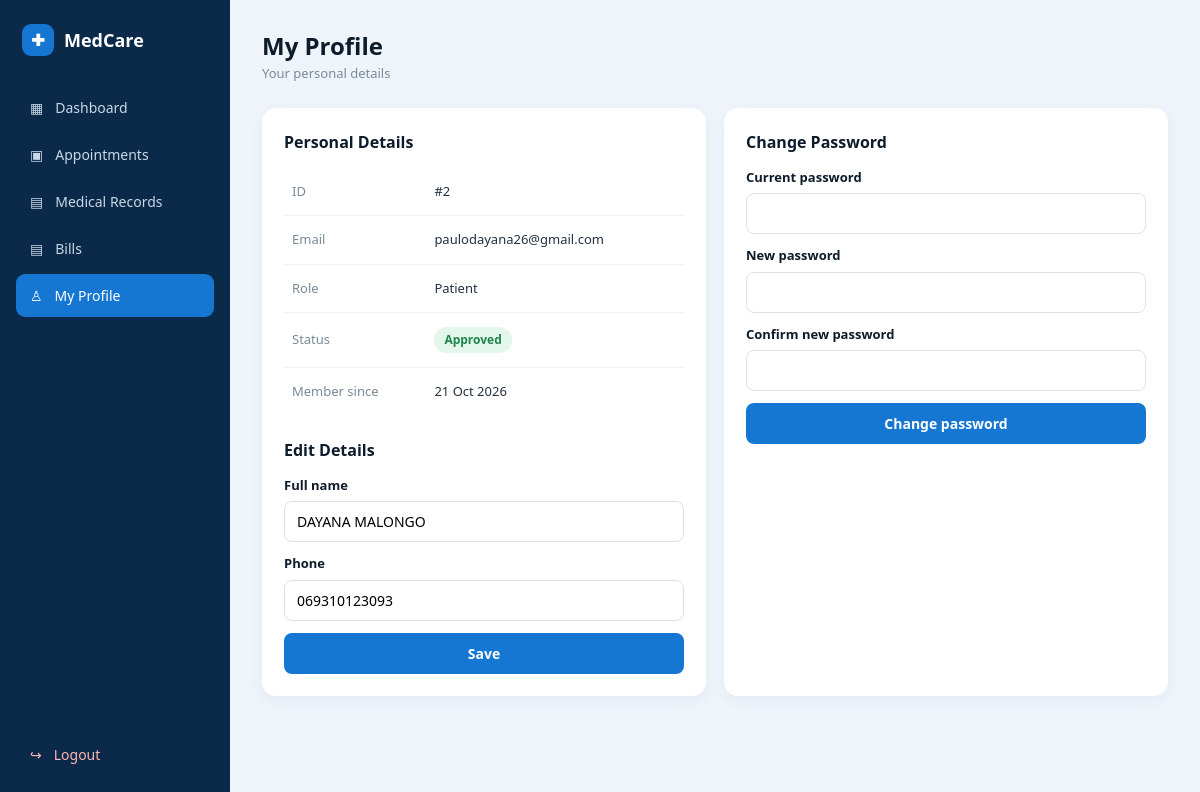
The app's page /profile.php (signed in) with its own data.
### tables this page shows
CREATE TABLE `users` (
  `id` int(11) NOT NULL,
  `full_name` varchar(150) NOT NULL,
  `email` varchar(150) NOT NULL,
  `phone` varchar(30) NOT NULL,
  `password` varchar(255) NOT NULL,
  `role` enum('ADMIN','DOCTOR','PATIENT') NOT NULL DEFAULT 'PATIENT',
  `specialization` varchar(150) DEFAULT NULL,
  `status` enum('PENDING','APPROVED','REJECTED') NOT NULL DEFAULT 'APPROVED',
  `created_at` timestamp NOT NULL DEFAULT current_timestamp()
);

### db.php (called while the page is built, shortened)
<?php
function e(?string $s): string { return htmlspecialchars((string)$s, ENT_QUOTES, 'UTF-8'); }
function is_logged_in(): bool { return isset($_SESSION['user_id']); }

### access.php (called while the page is built, shortened)
<?php
require_once __DIR__ . '/db.php';
function ensure_privileges(PDO $pdo): void {
    $pdo->exec("CREATE TABLE IF NOT EXISTS role_privileges (
        role VARCHAR(20) NOT NULL,
        permission VARCHAR(50) NOT NULL,
        allowed TINYINT(1) NOT NULL DEFAULT 0,
        PRIMARY KEY (role, permission)
    ) ENGINE=InnoDB");
    $ins = $pdo->prepare("INSERT IGNORE INTO role_privileges (role, permission, allowed) VALUES (?,?,?)");
    foreach (PRIVILEGE_DEFAULTS as $r => $perms) {
        foreach ($perms as $p => $v) $ins->execute([$r, $p, $v]);
    }
}
function has_priv(string $perm): bool {
    global $pdo;
    $role = $_SESSION['role'];
    static $cache = null;
    if ($cache === null) {
        ensure_privileges($pdo);
        $cache = [];
        foreach ($pdo->query("SELECT role, permission, allowed FROM role_privileges") as $r) {
            $cache[$r['role']][$r['permission']] = (int)$r['allowed'];
        }
    }
    return !empty($cache[$role][$perm]);
}

### profile.php (the view, shortened to what this page needs)
<?php
require __DIR__ . '/db.php';
require __DIR__ . '/layout.php';
$uid  = (int)$_SESSION['user_id'];
$st = $pdo->prepare("SELECT * FROM users WHERE id=? LIMIT 1");
$st->execute([$uid]);
$me = $st->fetch();
?>
<!DOCTYPE html><html lang="en"><head>
<link rel="stylesheet" href="style.css">
</head><body><div class="app">
<aside class="sidebar">
  <div class="side-brand"><span class="logo small">✚</span><span>MedCare</span></div>
  <nav><?= nav_html('profile') ?></nav>
  <a class="logout" href="logout.php">↪ <span>Logout</span></a>
</aside>
<main class="main">
<header class="topbar"><div><h2>My Profile</h2><p class="muted">Your personal details</p></div></header>
<div class="grid-2">
  <div class="panel">
    <h3>Personal Details</h3>
    <table>
      <tr><td class="muted">ID</td><td>#<?= (int)$me['id'] ?></td></tr>
      <tr><td class="muted">Email</td><td><?= e($me['email']) ?></td></tr>
      <tr><td class="muted">Role</td><td><?= e(ucfirst(strtolower($me['role']))) ?></td></tr>
      <tr><td class="muted">Status</td><td><span class="badge green"><?= e(ucfirst(strtolower($me['status']))) ?></span></td></tr>
      <tr><td class="muted">Member since</td><td><?= !empty($me['created_at']) ? date('d M Y', strtotime($me['created_at'])) : '—' ?></td></tr>
    </table>
    <h3 style="margin-top:22px">Edit Details</h3>
    <form method="POST" class="inline-form" style="grid-template-columns:1fr">
      <div><label>Full name</label><input name="full_name" value="<?= e($me['full_name']) ?>" required></div>
      <div><label>Phone</label><input name="phone" value="<?= e($me['phone']) ?>" required></div>
      <button class="primary">Save</button>
    </form>
  </div>
  <div class="panel">
    <h3>Change Password</h3>
    <form method="POST" class="inline-form" style="grid-template-columns:1fr">
      <div><label>Current password</label><input type="password" name="current" required></div>
      <div><label>New password</label><input type="password" name="new" minlength="6" required></div>
      <div><label>Confirm new password</label><input type="password" name="confirm" minlength="6" required></div>
      <button class="primary">Change password</button>
    </form>
  </div>
</div>
</main></div></body></html>

### style.css (style rules this page uses)
* { box-sizing:border-box;margin:0;padding:0 }
html,body { height:100% }
body { font-family:'Segoe UI',Tahoma,Geneva,Verdana,sans-serif; background:#eef4fa;color:#0d1b2a;font-size:14px;line-height:1.5; }
a { color:inherit;text-decoration:none }
input,select,button,textarea { font-family:inherit;font-size:14px }
.muted { color:#7a8a99;font-size:13px }
.badge { display:inline-block;padding:4px 10px;border-radius:999px;font-size:12px;font-weight:600 }
.badge.green { background:#e4f7ec;color:#1e8449 }
button.primary,.primary { background:#1677d2;color:#fff;border:none; padding:11px 20px;border-radius:8px;font-weight:600; cursor:pointer;transition:background .2s;display:inline-block;text-align:center; }
.app { display:grid;grid-template-columns:230px 1fr;min-height:100vh }
.sidebar { background:#0b2a4a;color:#c9d7e6;padding:24px 16px; display:flex;flex-direction:column;gap:6px }
.side-brand { display:flex;align-items:center;gap:10px;color:#fff; font-weight:700;font-size:18px;margin-bottom:24px;padding-left:6px }
.sidebar nav { display:flex;flex-direction:column;gap:4px }
.sidebar .logout { margin-top:auto;display:flex;align-items:center;gap:12px; padding:11px 14px;border-radius:9px;color:#ffb3b3 }
.logo { display:inline-flex;align-items:center;justify-content:center; width:44px;height:44px;border-radius:12px;background:#1677d2; color:#fff;font-weight:700;font-size:22px }
.logo.small { width:32px;height:32px;border-radius:9px;font-size:16px }
.main { padding:28px 32px;overflow-x:auto }
.topbar { display:flex;justify-content:space-between;align-items:center; margin-bottom:24px;flex-wrap:wrap;gap:16px }
.topbar h2 { font-size:24px;color:#0d1b2a }
.panel { background:#fff;border-radius:14px;padding:22px; box-shadow:0 4px 14px #1e4d6b0e;margin-bottom:20px }
.panel h3 { font-size:16px;color:#0d1b2a;margin-bottom:14px }
.grid-2 { display:grid;grid-template-columns:1fr 1fr;gap:18px;margin-bottom:20px }
table { width:100%;border-collapse:collapse;font-size:13px }
table tbody td { padding:14px 8px;border-bottom:1px solid #f0f4f8;color:#22303f }
table tbody tr:last-child td { border-bottom:none }
.inline-form { display:grid;gap:12px;align-items:end }
.inline-form label { display:block;font-size:13px;font-weight:600; margin-bottom:6px;color:#0d1b2a }
.inline-form input,.inline-form select { width:100%;border:1px solid #dee2e6; border-radius:8px;padding:10px 12px;outline:none;background:#fff }

### records on screen
users: id "2", email "paulodayana26@gmail.com", role "Patient", status "Approved", created_at "21 Oct 2026", full_name "DAYANA MALONGO", phone "069310123093"

### other values on screen
$icon "▦"
$label "Dashboard"
$icon "▣"
$label "Appointments"
$icon "▤"
$label "Medical Records"
$label "Bills"
$icon "♙"
$label "My Profile"
